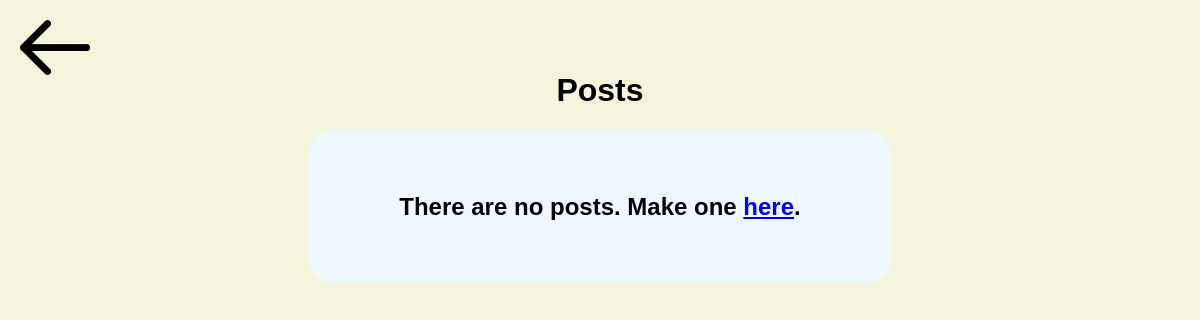
Before: /recipient with the older database file.
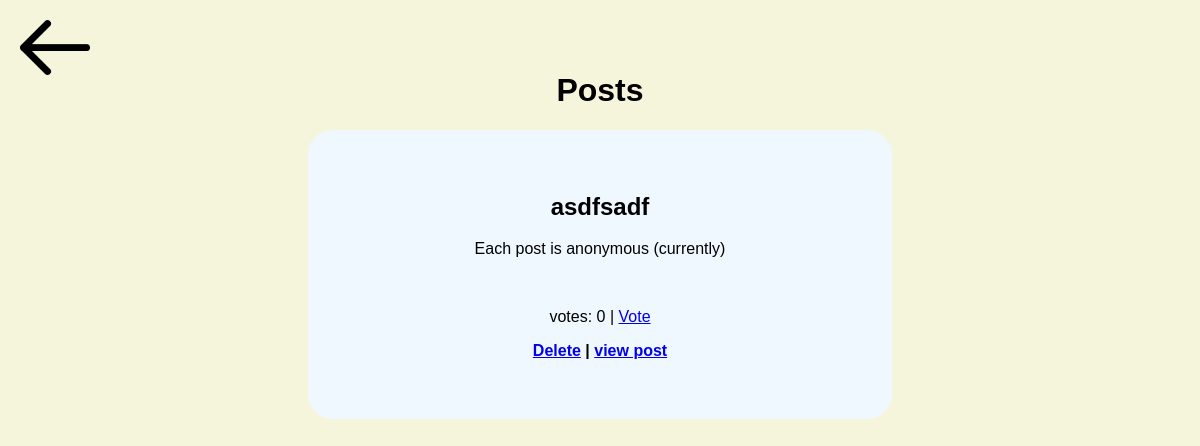
After: the same page with the newer database file.
### app.py (models this page shows, shortened)
class entry(db.Model):
    id = db.Column(db.Integer, primary_key=True)
    title = db.Column(db.String(150), nullable=False)
    content = db.Column(db.String(400), nullable=False)
    date_created = db.Column(db.DateTime, default=datetime.now)
    votes = db.Column(db.Integer, default=0)
    comments = db.relationship('comment', backref="entry", lazy=True)

### app.py (the view)
@app.route('/recipient')
def viewentries():
    submissions = entry.query.order_by(entry.date_created).all()
    return render_template('recipient.html', submissions=submissions)

### templates/recipient.html (shortened to what this page needs)
{% extends 'base.html' %}
{% block body %}
<a href="/"><img src="{{ url_for('static', filename='images/back-arrow.png') }}" class="back"></a>
<h1>Posts</h1>
<div class="box">
    {% if submissions|length < 1 %}
        <h2>There are no posts. Make one <a href="/dropper">here</a>.</h2>
    {% endif %}
    {% for entry in submissions %}
        <h2>{{ entry.title }}</h2>
        <p>{{ entry.content }}</p>
        <br>
        <p>votes: {{ entry.votes }} | <a href="/upvote-post/{{ entry.id }}">Vote</a></p>
        <p><b><a href="/del/{{entry.id}}">Delete</a> | <a href="/post/{{entry.id}}">view post</a></b></p>
    {% endfor %}
</div>
{% endblock %}

### templates/base.html (shortened to what this page needs)
<!DOCTYPE html>
<html>
    <head>
        <link rel="stylesheet" href="{{ url_for('static', filename='css/main.css') }}">
    </head>
    <body>
        {% block body %}{% endblock %}
    </body>
</html>

### static/css/main.css (style rules this page uses)
body { background-color: beige; font-family: sans-serif; text-align: center; margin: 6%; }
.box { background-color: aliceblue; width: 40%; min-width: 500px; margin:auto; border-radius: 25px; padding: 4%; }
img.back { position:absolute; width: 70px; top: 20px; left: 20px; }

Changed rows visible on the page:
added entry: title "asdfsadf", content "Each post is anonymous (currently)", votes "0"
Other visible differences:
text no longer shown: "There are no posts. Make one here ."
